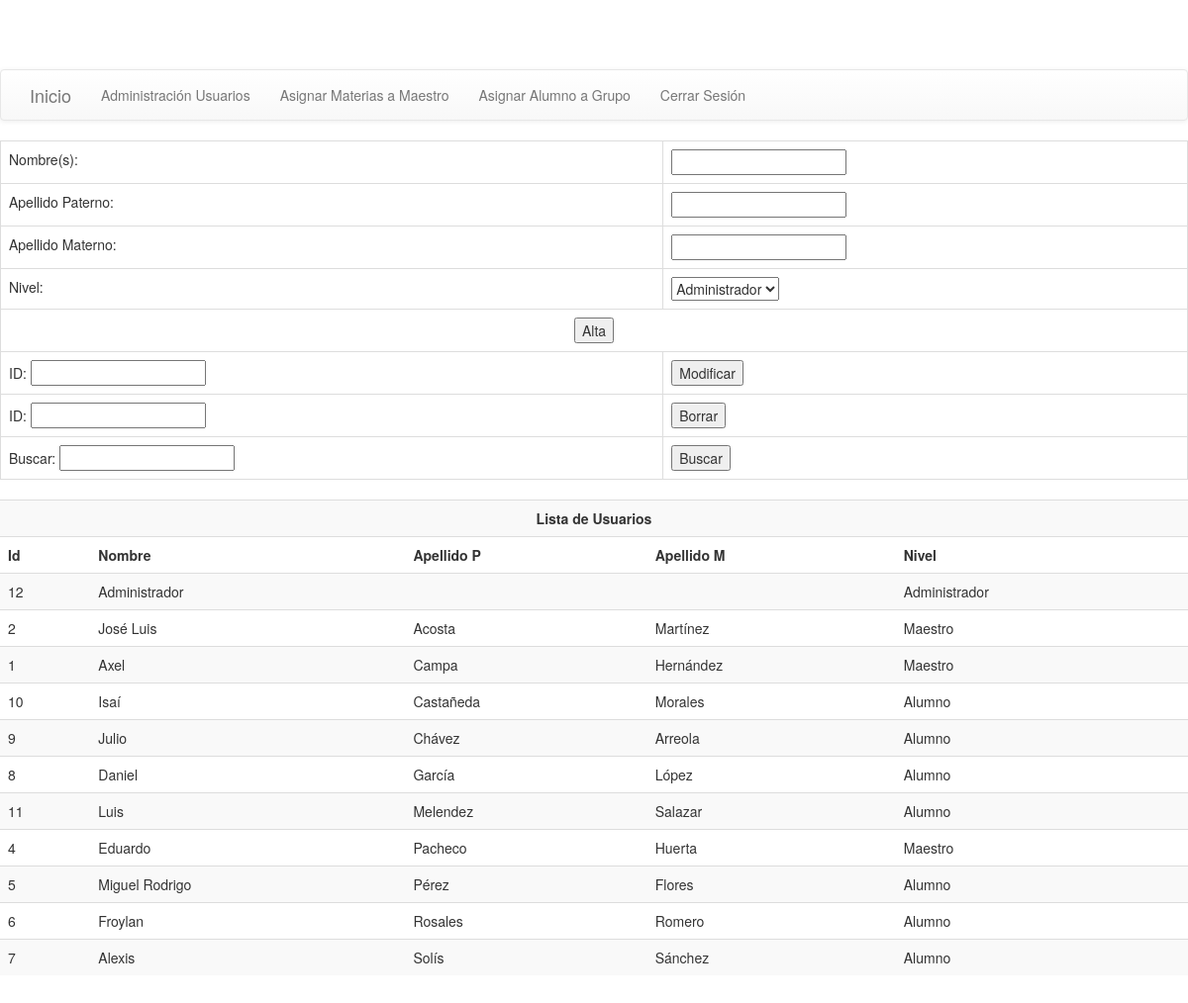
Page /TestUsuario.php on the committed database.
### tables this page shows
CREATE TABLE `usuarios` (
  `id` int(6) NOT NULL AUTO_INCREMENT,
  `Nombre` varchar(250) DEFAULT NULL,
  `ApellidoPaterno` varchar(250) DEFAULT NULL,
  `ApellidoMaterno` varchar(250) DEFAULT NULL,
  `Telefono` varchar(250) DEFAULT NULL,
  `Calle` varchar(250) DEFAULT NULL,
  `NumeroExterior` int(5) DEFAULT NULL,
  `NumeroInterior` int(5) DEFAULT NULL,
  `Colonia` varchar(250) DEFAULT NULL,
  `Municipio` varchar(250) DEFAULT NULL,
  `Estado` varchar(250) DEFAULT NULL,
  `CP` int(6) DEFAULT NULL,
  `Correo` varchar(250) DEFAULT NULL,
  `Contrasena` varchar(250) DEFAULT NULL,
  `Nivel` varchar(250) DEFAULT NULL,
  `Estatus` varchar(250) DEFAULT NULL,
  PRIMARY KEY (`id`)
);

### Usuario.php (the view, shortened to what this page needs)
<?php
class Usuario {
    public function readUsuarioG() {
        $sql01 = "SELECT * FROM usuarios WHERE Estatus = 1 ORDER BY ApellidoPaterno ASC";
        $result01 = mysql_query($sql01) or die ("Error $sql01");
        echo"<div class=table-responsive>";
        echo"<table class=\"table table-striped\">";
        echo "<tr><td colspan=5 align=center><strong>Lista de Usuarios</strong></td></tr>";
        echo "<tr><th>Id</th><th>Nombre</th><th>Apellido P</th><th>Apellido M</th><th>Nivel</th></tr>";
        while ($field= mysql_fetch_array($result01)){
            $this->Id = $field ['id'];
            $this->Nombre = $field ['Nombre'];
            $this->ApellidoPaterno = $field ['ApellidoPaterno'];
            $this->ApellidoMaterno = $field ['ApellidoMaterno'];
            $this->Nivel = $field ['Nivel'];
            switch($this->Nivel){
                case 1:
                    $type = "Administrador";
                    break;
                case 2:
                    $type = "Maestro";
                    break;
                case 3:
                    $type = "Alumno";
                    break;
            }
            echo"<tr><td>$this->Id</td><td>$this->Nombre</td><td>$this->ApellidoPaterno</td><td>$this->ApellidoMaterno</td><td>$type</td></tr>";
        }
        echo"</table>";
        echo"</div>";
    }
}
?>

### header.php (shortened to what this page needs)
<!DOCTYPE html>
<html lang="en">
<head>
    <link href="bootstrap/css/bootstrap.min.css" rel="stylesheet">
    <link href="bootstrap/css/bootstrap-theme.min.css" rel="stylesheet">
    <link href="bootstrap/css/theme.css" rel="stylesheet">
</head>
<body role="document">
<?php
        require ('menu.php');
?>

### menu.php (shortened to what this page needs)
<div class="navbar navbar-default">
    <div class="container">
        <div class="navbar-header">
            <a class="navbar-brand" href="indexAdministrador.php">Inicio</a>
        </div>
        <div class="navbar-collapse collapse">
            <ul class="nav navbar-nav">
                <li><a href="TestUsuario.php">Administraci&oacute;n Usuarios</a></li>
                <li><a href="TestMateria.php">Asignar Materias a Maestro</a></li>
                <li><a href="TestGrupo.php">Asignar Alumno a Grupo</a></li>
                <li><a href="login.php">Cerrar Sesión</a></li>
            </ul>
        </div>
    </div>
</div>

### TestUsuario.php (shortened to what this page needs)
<?php
require ('Usuario.php');
require ('header.php');
$usuario = new Usuario();
echo"<div class=table-responsive>
        <form name=alumno action=TestUsuario.php method=Post>
            <table class=\"table table-bordered\">
                <tr><td>Nombre(s):</td><td><input type=text name=nombre> </input></td></tr>
                <tr><td>Apellido Paterno:</td><td><input type=text name=apellidop></input></td></tr>
                <tr><td>Apellido Materno:</td><td><input type=text name=apellidom></input></td></tr>
                <tr><td>Nivel:</td><td><select name=nivel>
                    <option value=1> Administrador</option>
                    <option value=2> Maestro</option>
                    <option value=3> Alumno</option>
                    </select></td></tr>
                 <tr><td colspan=2 align=center><input type=submit name=submit value=Alta> </input></td></tr>
                <tr><td>ID: <input type=text name=idm></td><td><input type=submit name=submit value=Modificar> </input></td></tr>
                <tr><td>ID: <input type=text name=idb></td><td><input type=submit name=submit value=Borrar> </input></td></tr>
                <tr><td>Buscar: <input type=text name=idbuscar></td><td><input type=submit name=submit value=Buscar> </input></td></tr>
              </table>
        </form>
     </div>";
$usuario->readUsuarioG();
require ("footer.php");
?>

### footer.php (shortened to what this page needs)
</body>
</html>

### rows in the picture
usuarios: id "12", Nombre "Administrador", Nivel "Administrador"
usuarios: id "2", Nombre "José Luis", ApellidoPaterno "Acosta", ApellidoMaterno "Martínez", Nivel "Maestro"
usuarios: id "1", Nombre "Axel", ApellidoPaterno "Campa", ApellidoMaterno "Hernández", Nivel "Maestro"
usuarios: id "10", Nombre "Isaí", ApellidoPaterno "Castañeda", ApellidoMaterno "Morales", Nivel "Alumno"
usuarios: id "9", Nombre "Julio", ApellidoPaterno "Chávez", ApellidoMaterno "Arreola", Nivel "Alumno"
usuarios: id "8", Nombre "Daniel", ApellidoPaterno "García", ApellidoMaterno "López", Nivel "Alumno"
usuarios: id "11", Nombre "Luis", ApellidoPaterno "Melendez", ApellidoMaterno "Salazar", Nivel "Alumno"
usuarios: id "4", Nombre "Eduardo", ApellidoPaterno "Pacheco", ApellidoMaterno "Huerta", Nivel "Maestro"
usuarios: id "5", Nombre "Miguel Rodrigo", ApellidoPaterno "Pérez", ApellidoMaterno "Flores", Nivel "Alumno"
usuarios: id "6", Nombre "Froylan", ApellidoPaterno "Rosales", ApellidoMaterno "Romero", Nivel "Alumno"
usuarios: id "7", Nombre "Alexis", ApellidoPaterno "Solís", ApellidoMaterno "Sánchez", Nivel "Alumno"
